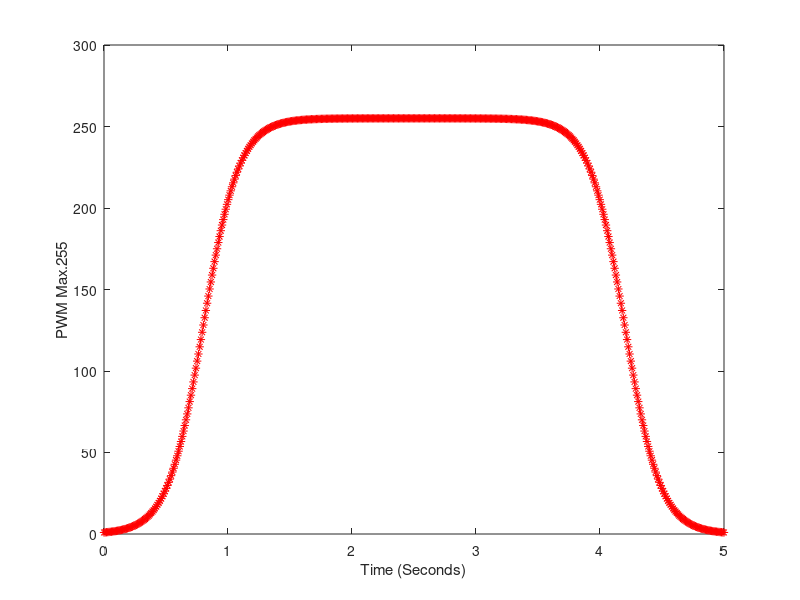

This figure's MATLAB source:
% S-Curve Motion Control
% M5842445 Sarayut Pongsanthia

y = zeros(1,100); y1 = zeros(1,100); y2 = zeros(1,100);
% SIGMF(X, [A, C]) = 1./(1 + EXP(-A*(X-C))

% define variable
  
t = 5;                  % t = time second
a1=7; a2=7;             % a = slope
c1=0.8; c2 =4.2;        % c = half_point
x = linspace(0,t,500); % amout of point for plot
for i = 1:length(x)
    y1(i) = 1/(1 + exp(-a1*(x(i)-c1)));     % S-curve acceleration 
    y2(i) = 1/(1 + exp(-a2*(x(i)-c2)));     % S-curve deceleration
    y(i)  = abs(y1(i)-y2(i))*255;  % absolute and *255 for scale to PWM
    %y = abs(sigmf(x, params(1:2)) - sigmf(x, params(3:4)));
end

plot(x,y,'--r*')
xlabel('Time (Seconds)')
ylabel('PWM Max.255')
